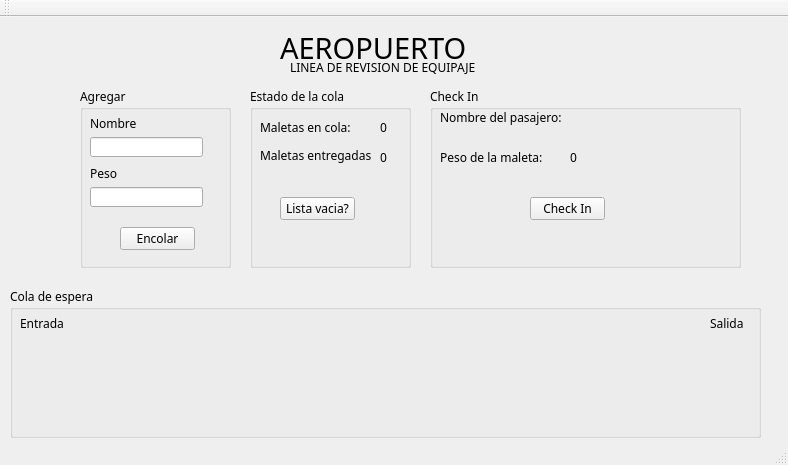
<?xml version="1.0" encoding="UTF-8"?>
<ui version="4.0">
 <class>MainWindow</class>
 <widget class="QMainWindow" name="MainWindow">
  <property name="geometry">
   <rect>
    <x>0</x>
    <y>0</y>
    <width>788</width>
    <height>465</height>
   </rect>
  </property>
  <property name="windowTitle">
   <string>Aeropuerto</string>
  </property>
  <property name="autoFillBackground">
   <bool>false</bool>
  </property>
  <widget class="QWidget" name="centralWidget">
   <widget class="QLabel" name="label_20">
    <property name="geometry">
     <rect>
      <x>10</x>
      <y>330</y>
      <width>71</width>
      <height>71</height>
     </rect>
    </property>
    <property name="text">
     <string/>
    </property>
   </widget>
   <widget class="QLabel" name="label_21">
    <property name="geometry">
     <rect>
      <x>100</x>
      <y>330</y>
      <width>81</width>
      <height>71</height>
     </rect>
    </property>
    <property name="text">
     <string/>
    </property>
   </widget>
   <widget class="QLabel" name="label_22">
    <property name="geometry">
     <rect>
      <x>190</x>
      <y>330</y>
      <width>91</width>
      <height>81</height>
     </rect>
    </property>
    <property name="text">
     <string/>
    </property>
   </widget>
   <widget class="QLabel" name="label_23">
    <property name="geometry">
     <rect>
      <x>290</x>
      <y>330</y>
      <width>81</width>
      <height>81</height>
     </rect>
    </property>
    <property name="text">
     <string/>
    </property>
   </widget>
   <widget class="QLabel" name="label_24">
    <property name="geometry">
     <rect>
      <x>390</x>
      <y>330</y>
      <width>81</width>
      <height>81</height>
     </rect>
    </property>
    <property name="text">
     <string/>
    </property>
   </widget>
   <widget class="QLabel" name="label_25">
    <property name="geometry">
     <rect>
      <x>490</x>
      <y>330</y>
      <width>81</width>
      <height>81</height>
     </rect>
    </property>
    <property name="text">
     <string/>
    </property>
   </widget>
   <widget class="QLabel" name="label_26">
    <property name="geometry">
     <rect>
      <x>590</x>
      <y>330</y>
      <width>81</width>
      <height>81</height>
     </rect>
    </property>
    <property name="text">
     <string/>
    </property>
   </widget>
   <widget class="QLabel" name="label_27">
    <property name="geometry">
     <rect>
      <x>680</x>
      <y>330</y>
      <width>81</width>
      <height>81</height>
     </rect>
    </property>
    <property name="text">
     <string/>
    </property>
   </widget>
   <widget class="QGroupBox" name="groupBox">
    <property name="geometry">
     <rect>
      <x>80</x>
      <y>70</y>
      <width>151</width>
      <height>181</height>
     </rect>
    </property>
    <property name="font">
     <font>
      <family>Lucida Bright</family>
     </font>
    </property>
    <property name="title">
     <string>Agregar</string>
    </property>
    <widget class="QLabel" name="label_9">
     <property name="geometry">
      <rect>
       <x>10</x>
       <y>30</y>
       <width>47</width>
       <height>13</height>
      </rect>
     </property>
     <property name="text">
      <string>Nombre</string>
     </property>
    </widget>
    <widget class="QLineEdit" name="txtNombre">
     <property name="geometry">
      <rect>
       <x>10</x>
       <y>50</y>
       <width>113</width>
       <height>20</height>
      </rect>
     </property>
    </widget>
    <widget class="QLabel" name="label_10">
     <property name="geometry">
      <rect>
       <x>10</x>
       <y>80</y>
       <width>47</width>
       <height>13</height>
      </rect>
     </property>
     <property name="text">
      <string>Peso</string>
     </property>
    </widget>
    <widget class="QLineEdit" name="txtPeso">
     <property name="geometry">
      <rect>
       <x>10</x>
       <y>100</y>
       <width>113</width>
       <height>20</height>
      </rect>
     </property>
    </widget>
    <widget class="QPushButton" name="BtnEncolar">
     <property name="geometry">
      <rect>
       <x>40</x>
       <y>140</y>
       <width>75</width>
       <height>23</height>
      </rect>
     </property>
     <property name="text">
      <string>Encolar</string>
     </property>
    </widget>
   </widget>
   <widget class="QGroupBox" name="groupBox_2">
    <property name="geometry">
     <rect>
      <x>250</x>
      <y>70</y>
      <width>161</width>
      <height>181</height>
     </rect>
    </property>
    <property name="font">
     <font>
      <family>Lucida Bright</family>
     </font>
    </property>
    <property name="title">
     <string>Estado de la cola</string>
    </property>
    <widget class="QLabel" name="label">
     <property name="geometry">
      <rect>
       <x>10</x>
       <y>30</y>
       <width>101</width>
       <height>21</height>
      </rect>
     </property>
     <property name="text">
      <string>Maletas en cola:</string>
     </property>
    </widget>
    <widget class="QLabel" name="lMaletasenCola">
     <property name="geometry">
      <rect>
       <x>130</x>
       <y>30</y>
       <width>21</width>
       <height>21</height>
      </rect>
     </property>
     <property name="text">
      <string>0</string>
     </property>
    </widget>
    <widget class="QLabel" name="label_3">
     <property name="geometry">
      <rect>
       <x>10</x>
       <y>60</y>
       <width>111</width>
       <height>16</height>
      </rect>
     </property>
     <property name="text">
      <string>Maletas entregadas:</string>
     </property>
    </widget>
    <widget class="QLabel" name="lMaletasEntregadas">
     <property name="geometry">
      <rect>
       <x>130</x>
       <y>60</y>
       <width>21</width>
       <height>21</height>
      </rect>
     </property>
     <property name="text">
      <string>0</string>
     </property>
    </widget>
    <widget class="QPushButton" name="pushButton">
     <property name="geometry">
      <rect>
       <x>30</x>
       <y>110</y>
       <width>75</width>
       <height>23</height>
      </rect>
     </property>
     <property name="text">
      <string>Lista vacia?</string>
     </property>
    </widget>
   </widget>
   <widget class="QGroupBox" name="groupBox_3">
    <property name="geometry">
     <rect>
      <x>430</x>
      <y>70</y>
      <width>311</width>
      <height>181</height>
     </rect>
    </property>
    <property name="font">
     <font>
      <family>Lucida Bright</family>
     </font>
    </property>
    <property name="title">
     <string>Check In</string>
    </property>
    <widget class="QLabel" name="label_5">
     <property name="geometry">
      <rect>
       <x>10</x>
       <y>20</y>
       <width>121</width>
       <height>20</height>
      </rect>
     </property>
     <property name="text">
      <string>Nombre del pasajero:</string>
     </property>
    </widget>
    <widget class="QLabel" name="lNombrePas">
     <property name="geometry">
      <rect>
       <x>160</x>
       <y>10</y>
       <width>141</width>
       <height>31</height>
      </rect>
     </property>
     <property name="text">
      <string/>
     </property>
    </widget>
    <widget class="QLabel" name="label_7">
     <property name="geometry">
      <rect>
       <x>10</x>
       <y>60</y>
       <width>111</width>
       <height>20</height>
      </rect>
     </property>
     <property name="text">
      <string>Peso de la maleta:</string>
     </property>
    </widget>
    <widget class="QLabel" name="lPeso">
     <property name="geometry">
      <rect>
       <x>140</x>
       <y>60</y>
       <width>21</width>
       <height>21</height>
      </rect>
     </property>
     <property name="text">
      <string>0</string>
     </property>
    </widget>
    <widget class="QPushButton" name="BtnCheck">
     <property name="geometry">
      <rect>
       <x>100</x>
       <y>110</y>
       <width>75</width>
       <height>23</height>
      </rect>
     </property>
     <property name="text">
      <string>Check In</string>
     </property>
    </widget>
   </widget>
   <widget class="QLabel" name="label_6">
    <property name="geometry">
     <rect>
      <x>280</x>
      <y>10</y>
      <width>211</width>
      <height>41</height>
     </rect>
    </property>
    <property name="font">
     <font>
      <family>Lucida Bright</family>
      <pointsize>22</pointsize>
     </font>
    </property>
    <property name="text">
     <string>AEROPUERTO </string>
    </property>
   </widget>
   <widget class="QLabel" name="label_8">
    <property name="geometry">
     <rect>
      <x>290</x>
      <y>40</y>
      <width>191</width>
      <height>20</height>
     </rect>
    </property>
    <property name="font">
     <font>
      <family>Lucida Bright</family>
     </font>
    </property>
    <property name="text">
     <string>LINEA DE REVISION DE EQUIPAJE</string>
    </property>
   </widget>
   <widget class="QGroupBox" name="groupBox_4">
    <property name="geometry">
     <rect>
      <x>10</x>
      <y>270</y>
      <width>751</width>
      <height>151</height>
     </rect>
    </property>
    <property name="font">
     <font>
      <family>Lucida Bright</family>
     </font>
    </property>
    <property name="title">
     <string>Cola de espera</string>
    </property>
    <widget class="QLabel" name="label_2">
     <property name="geometry">
      <rect>
       <x>10</x>
       <y>30</y>
       <width>47</width>
       <height>13</height>
      </rect>
     </property>
     <property name="text">
      <string>Entrada</string>
     </property>
    </widget>
    <widget class="QLabel" name="label_4">
     <property name="geometry">
      <rect>
       <x>700</x>
       <y>30</y>
       <width>47</width>
       <height>13</height>
      </rect>
     </property>
     <property name="text">
      <string>Salida</string>
     </property>
    </widget>
   </widget>
   <widget class="QLabel" name="logo">
    <property name="geometry">
     <rect>
      <x>210</x>
      <y>10</y>
      <width>61</width>
      <height>51</height>
     </rect>
    </property>
    <property name="text">
     <string/>
    </property>
   </widget>
  </widget>
  <widget class="QMenuBar" name="menuBar">
   <property name="geometry">
    <rect>
     <x>0</x>
     <y>0</y>
     <width>788</width>
     <height>21</height>
    </rect>
   </property>
  </widget>
  <widget class="QToolBar" name="mainToolBar">
   <attribute name="toolBarArea">
    <enum>TopToolBarArea</enum>
   </attribute>
   <attribute name="toolBarBreak">
    <bool>false</bool>
   </attribute>
  </widget>
  <widget class="QStatusBar" name="statusBar"/>
 </widget>
 <layoutdefault spacing="6" margin="11"/>
 <resources/>
 <connections/>
</ui>
